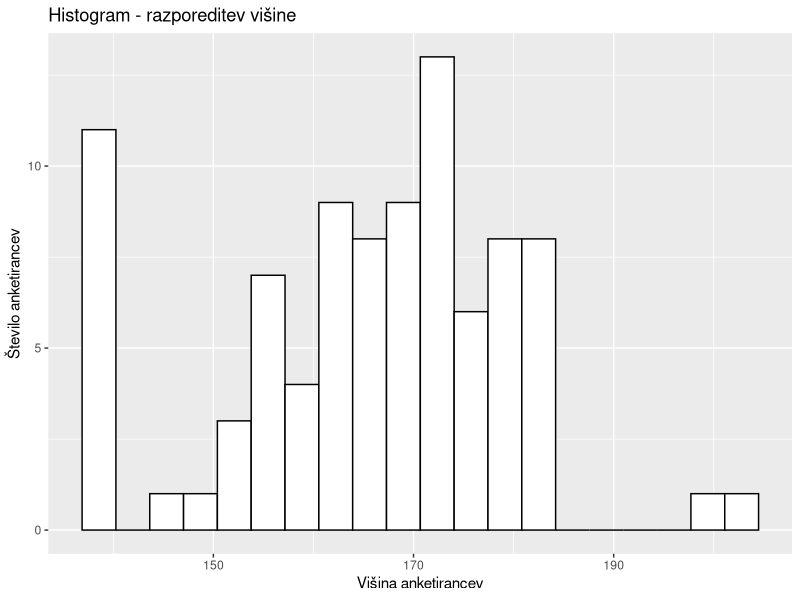
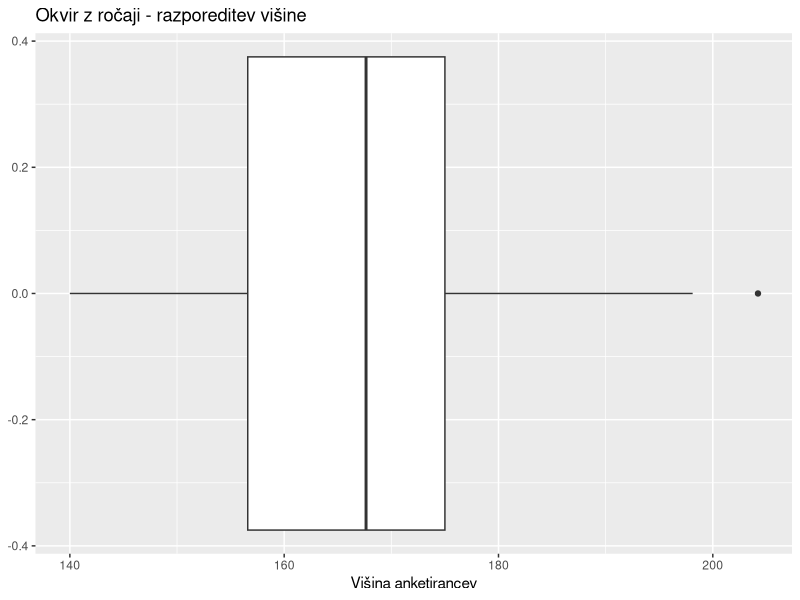
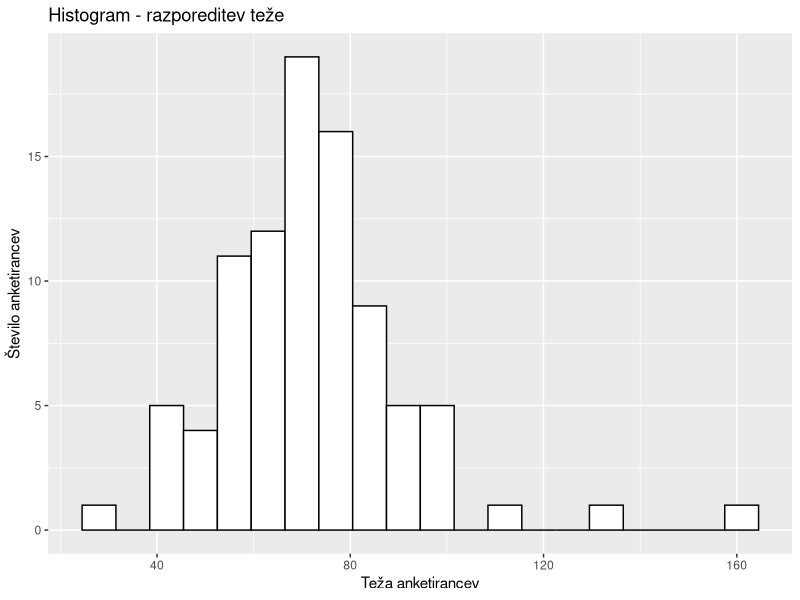
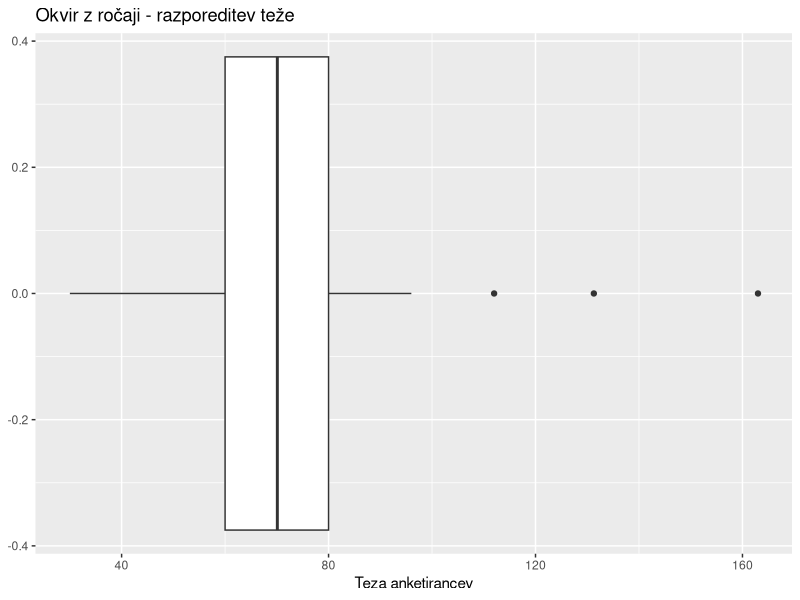

The R script that drew these images, in order:

#Počekiram working directory in jo nastavim na mapo v kateri delam
#to je zato, da lažje kličem .csv datoteko in dobim podatke iz nje
#pomagala sem si s tem virom: https://stackoverflow.com/questions/62491103/error-setwd-cannot-change-working-directory
#.csv je v istem foldru kot tale .R
getwd()
setwd(file.path("C:", "Users", "tjasa", "Desktop", "FIS_Statistika_1", "naloga"))
getwd()

# Dodeljena datoteka za analizo: FavouriteIndianFood.csv

# DODELJENE SPREMENLJIVKE:
# Opisna 1: employment_status (zaposlitveni status)
# Opisna 2: covid_vaccine (COVID cepljenje)
# Številska 1: height (višina)
# številska 2: weight (teža)

#1. Opisovanje in urejanje podatkov

#a) Uporabljen ukaz za prikaz  vseh spremenljivk in enot v dani datoteki
data = read.csv("FavouriteIndianFood.csv", header = TRUE)

#b) priprava podatkov za kasnejšo uporabo:
zaposlitveni_status = data$employment_status #opisna
cepljenje_proti_COVIDu = data$covid_vaccine #opisna
visina = data$height #številska
teza = data$weight #številska

data_urejeni = data.frame(zaposlitveni_status, cepljenje_proti_COVIDu, visina, teza)

#c) spletna stran: https://www.kaggle.com/datasets/abdulraheem625/food-choice-male-vs-female-indianpakistani-food

#populacija: Vsi moški in ženske, ki so se udeležili Data Visualization delavnice in oddali svoje podatke, za analizo, med Zoom predanajem
#udeleženci delavnice Data Visualization iz celega sveta, ki so oddali svoje podatke, za analizo, med delavnico.
#stvarna: vsi ljudje
#Krajevna: iz celega sveta
#časovna: v času Data Visualization delavnice (11.12.2022)


#statistična enota: en človek, ki se je udeležil Data Visualization delavnice in oddal svoje podatke za analizo med Zoom predavanjem.

#opredelitev spremenljivk:
# zaposlitveni status: opisna, nominalna
# cepljenje proti covidu: opisna, nominalna
# višina: številska, zvezna, razmernostna
# teža: številska, zvezna, razmernostna

#2. Analiza številskih spremenljivk

# a)Izračunajte glavne opisne statistike (srednje vrednosti in mere variabilnosti) za obe
# številski spremenljivki in jih prikažite (ustavite sliko rezultatov). Rezultate tudi vsebinsko
# interpretirajte.
library(psych)
#višina:
#srednje vrednosti: aritmeticna sredina, modus, mediana

mean(visina)
median(visina)
quantile(visina, probs=c(0.25, 0.5, 0.75))
describe(visina)
#srednja višina udeležencev je okoli 165.69cm
#mediana je 167.64cm, kar pomeni, da je 50% udeležencev višjih od 167.64cm, 50% udeležencev pa nižjih od 167.64cm
# iz rezultatov lahko sklepamo, da je povprečna višina udeležencev 165.69cm, 50% udeležencev je manjših od 167.64cm, 
# četrtina ljudi pa je celo manjših od 156.6cm. Standardna deviacija (sd) je 13.92, kar pomeni, da ima večina ljudi velikost v rangu
# razponu 151.77cm (mean-sd) in 179.61cm (mean+sd). 
# Koeficient asimetrije (skew) je -0.23 (<0) kar pomeni, da imamo asimetrijo v levo (rep na levi in vrh na desni strani).
#Asimetrija v levo pomeni, da je večje število ljudi višjih od povprečja
# Koeficient sploščenosti (kurtosis) pa je -0.15 (<0) kar pomeni, da je porazdelitev višine sploščena. 
# Razpršenost podatkov okoli povprečja je večja.
165.69+13.92
165.69-13.92


#teža:
mean(teza)
median(teza)
quantile(teza, probs=c(0.25, 0.5, 0.75))
describe(teza)
# iz rezultatov lahko sklepamo, da je povprečna teža udeležencev 71.97368 kg, 50% udeležencev ima manj kot 70.1 kg, 
# četrtina ljudi pa ima manj kot 60.0kg. Standardna deviacija (sd) je 18.94, kar pomeni, da ima večina ljudi velikost v rangu
# razponu 53.03kg (mean-sd) in 90.91kg (mean+sd). 
# Koeficient asimetrije (skew) je 1.39 (>0) kar pomeni, da imamo asimetrijo v desno (rep na desni in vrh na levi strani).
# Asimetrija v desno pomeni, da je večje število ljudi lažjih od povprečja
# Koeficient sploščenosti (kurtosis) pa je 5.17 (>0) kar pomeni, da je porazdelitev teže zelo koničasta. 
# Razpršenost podatkov okoli povprečja je manjša. 
# Ker je vrednost sploščenosti tako zelo visoka, predvidevam, da je v podatkh tudi kar nekaj mejnih vrednosti
# (uporabniki niso napisali prave teže, ampak neko zelo visoko ali nizko številko, kar lahko privede do dolgih repov in koničaste porazdelitve)
# vidimo tudi da je najmanjša teža 30kg in največja teža 163kg, kar lahko nakazuje na velika odstopanja in posledično tako velik
# koeficient razpršenosti.
71.97+18.94
71.97-18.94

#b)Številski spremenljivki predstavite tudi grafično s pomočjo histograma in okvirja z ročaji.
# Na osnovi grafičnih prikazov opišite značilnosti posamezne spremenljivke.

library(ggplot2)

#višina:

#histogram
ggplot(data = data_urejeni) +
  geom_histogram(mapping = aes(x=visina), bins = 20, color='black', fill='white') + 
  xlab("Višina anketirancev") + 
  ylab("Število anketirancev") + 
  ggtitle("Histogram - razporeditev višine")
#okvir z ročaji
ggplot(data = data_urejeni) +
  geom_boxplot(mapping = aes(x=visina)) +
  xlab("Višina anketirancev") +
  ggtitle("Okvir z ročaji - razporeditev višine")


#teža:

#histogram
ggplot(data = data_urejeni) + 
  geom_histogram(mapping = aes(x=teza), bins = 20, color = 'black', fill = 'white') +
  xlab("Teža anketirancev") + 
  ylab("Število anketirancev") + 
  ggtitle("Histogram - razporeditev teže")
#okvir z ročaji
ggplot(data = data_urejeni) +
  geom_boxplot(mapping=aes(x=teza)) +
  xlab("Teza anketirancev") + 
  ggtitle("Okvir z ročaji - razporeditev teže")

#c) hipoteza
#glede na dane podathe predvidevam da teža in višina nista povezani med seboj. 
#V primeru teže imamo večino rezultatov na zelo majhnem intervalu, v primeru višine pa je le ta bolj razpršenA


# d) Glede na vsebino spremenljivk določite odvisno (Y) in neodvisno (X) spremenljivko.
# Nato narišite razsevni grafikon tako da je na x-osi spremenljivka X, na y-osi pa
# spremenljivka Y. Ustrezno preimenujte naslova osi, grafikonu dodajte tudi glavni naslov.
# Ali razsevni grafikon nakazuje na povezanost obravnavanih spremenljivk? Svoj odgovor
# pojasnite.
